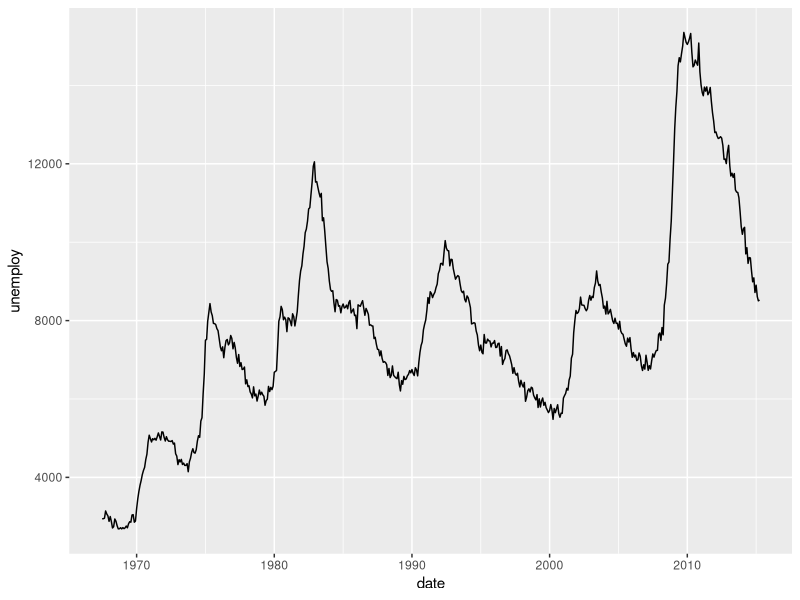
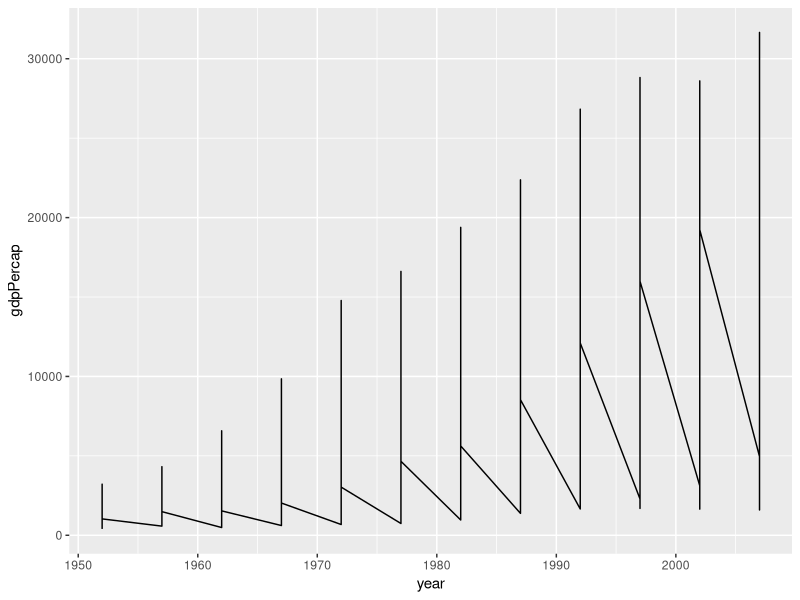
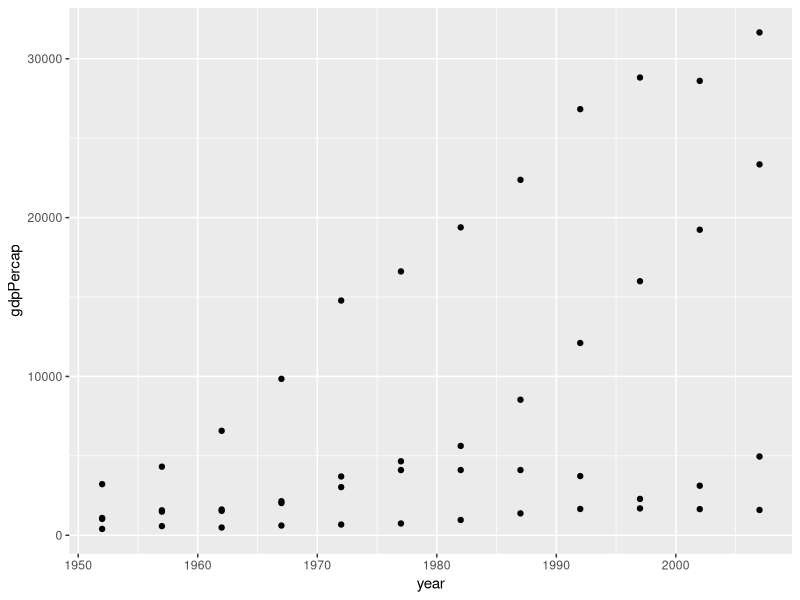
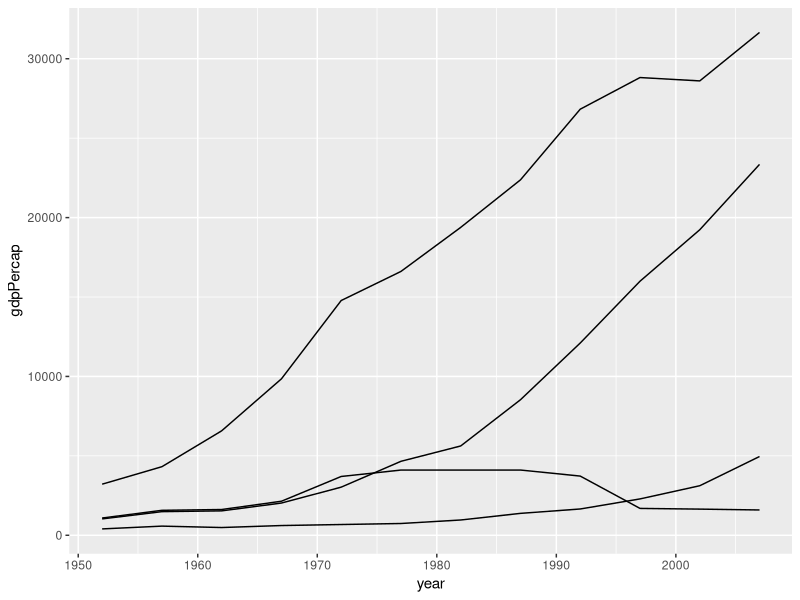
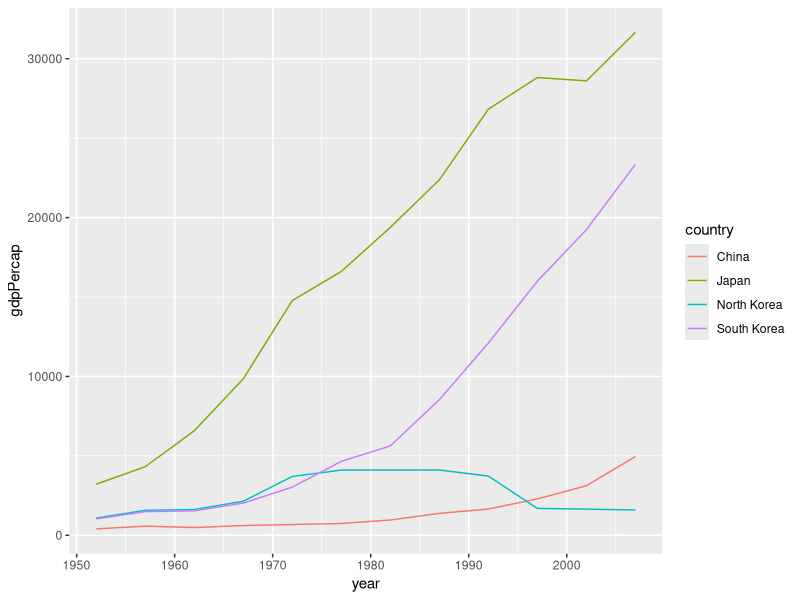
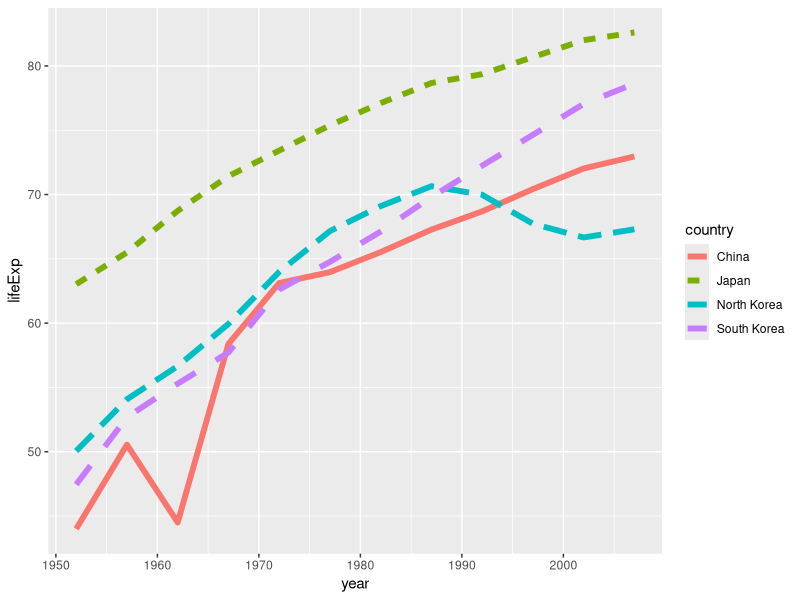
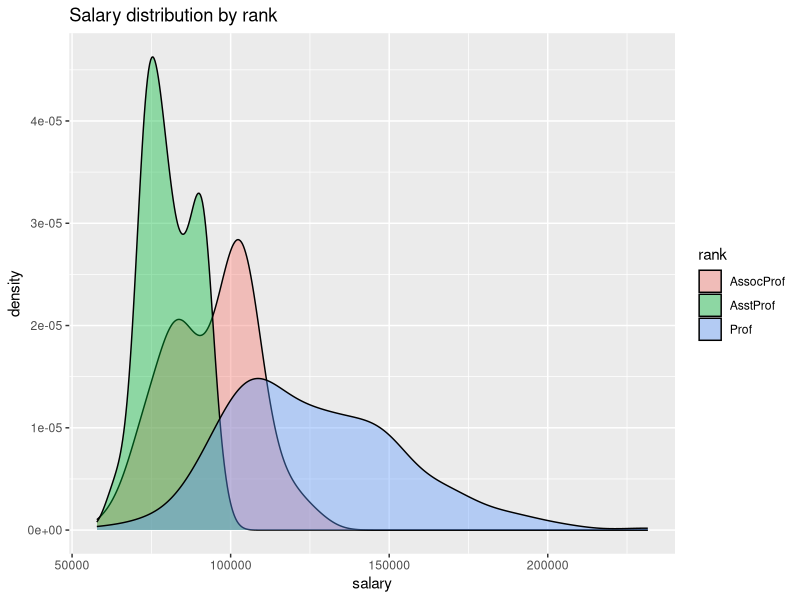
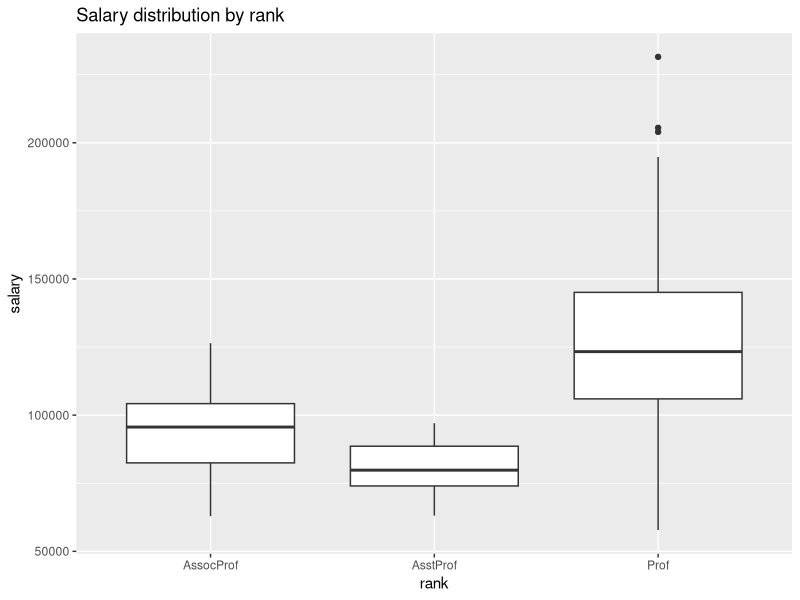

The R script that drew these images, in order:
#Practice
library(ggplot2)
ggplot(economics) +
  geom_line(mapping = aes(x = date, y = unemploy))

#Practice asia
library(readxl)

asia<-read_excel("asia.xlsx")
asia

ggplot(asia) +
geom_line(mapping = aes(x = year, y = gdpPercap))

ggplot(asia) +
  geom_point(mapping = aes(x = year, y = gdpPercap))

ggplot(asia) +
  geom_line(mapping = aes(x = year, y = gdpPercap, group=country))

ggplot(asia) +
  geom_line(mapping = aes(x = year, y = gdpPercap, color = country))

ggplot(asia) +
  geom_line(mapping = aes(x = year, y = lifeExp, color = country, 
                          linetype = country), size=2)

########Density Plots & Boxplots
# plot the distribution of salaries 
# by rank using kernel density plots
Salaries<-read_excel("SalariesDataset/Salaries.xlsx")

ggplot(Salaries, 
       aes(x = salary, 
           fill = rank)) +
  geom_density(alpha = 0.4) +
  labs(title = "Salary distribution by rank")

# plot the distribution of salaries by rank using boxplots
ggplot(Salaries, 
       aes(x = rank, 
           y = salary)) +
  geom_boxplot() +
  labs(title = "Salary distribution by rank")

# plot the distribution using violin and boxplots
ggplot(Salaries, 
       aes(x = rank, 
           y = salary)) +
  geom_violin(fill = "cornflowerblue") +
  geom_boxplot(width = .2, 
               fill = "orange",
               outlier.color = "orange",
               outlier.size = 2) + 
  labs(title = "Salary distribution by rank")

# create ridgeline graph
library(ggplot2)
library(ggridges)

ggplot(mpg, 
       aes(x = cty, 
           y = class, 
           fill = class)) +
  geom_density_ridges() + 
  theme_ridges() +
  labs("Highway mileage by auto class") +
  theme(legend.position = "none")

# calculate means, standard deviations,
# standard errors, and 95% confidence 
# intervals by rank
library(dplyr)

plotdata <- Salaries %>%
  group_by(rank, sex) %>%
  summarize(n = n(),
            mean = mean(salary),
            sd = sd(salary),
            se = sd/sqrt(n))

ggplot(plotdata, aes(x = rank,
                     y = mean, 
                     group=sex, 
                     color=sex)) +
  geom_point(size = 3) +
  geom_line(size = 1) +
  geom_errorbar(aes(ymin  =mean - se, 
                    ymax = mean+se), 
                width = .1)

# plot the distribution of salaries 
# by rank using jittering
library(scales)
ggplot(Salaries, 
       aes(x = factor(rank,
                      labels = c("Assistant\nProfessor",
                                 "Associate\nProfessor",
                                 "Full\nProfessor")), 
           y = salary, 
           color = rank)) +
  geom_boxplot(size=1,
               outlier.shape = 1,
               outlier.color = "black",
               outlier.size  = 3) +
  geom_jitter(alpha = 0.5, 
              width=.2) + 
  scale_y_continuous(label = dollar) +
  labs(title = "Academic Salary by Rank", 
       subtitle = "9-month salary for 2008-2009",
       x = "",
       y = "") +
  theme_minimal() +
  theme(legend.position = "none") +
  coord_flip()

##Multivariate: Grouping/ Faceting
# plot experience vs. salary 
# (color represents rank and size represents service)
ggplot(Salaries, 
       aes(x = yrs.since.phd, 
           y = salary, 
           color = rank, 
           size = yrs.service)) +
  geom_point(alpha = .6) +
  labs(title = "Academic salary by rank, years of service, and years since degree")

# plot salary histograms by rank
ggplot(Salaries, aes(x = salary)) +
  geom_histogram(fill = "cornflowerblue",
                 color = "white") +
  facet_wrap(~rank, ncol = 1) +
  labs(title = "Salary histograms by rank")

#Maps
fl <- map_data("state", region = "florida")
ggplot(fl) +
  geom_polygon(mapping = aes(x = long, y = lat))

#####Overplotting
#Due to rounding
ggplot(data = mpg) +
  geom_point(mapping = aes(x = displ, y = hwy))

ggplot(data = mpg) +
  geom_point(mapping = aes(x = displ, y = hwy), alpha= 0.25)

ggplot(data = mpg) +
  geom_point(mapping = aes(x = displ, y = hwy), position = "jitter")

##Large data
ggplot(data = diamonds) +
  geom_point(mapping = aes(x = carat, y = price))

ggplot(data = diamonds) +
  geom_histogram(mapping = aes(x = price))

ggplot(data = diamonds) +
  geom_smooth(mapping = aes(x = carat, y = price))

ggplot(data = diamonds) +
  geom_boxplot(mapping = aes(x = carat, y = price, group = cut_width(carat, width = 0.2)))

##3d Histogram
ggplot(data = diamonds) +
  geom_bin2d(mapping = aes(x = carat, y = price), bins = c(40, 50))

ggplot(data = diamonds) +
  geom_hex(mapping = aes(x = carat, y = price))

#density2d
ggplot(data = diamonds, mapping = aes(x = carat, y = price)) +
  geom_point(alpha = 0.1) +
  geom_density2d()
